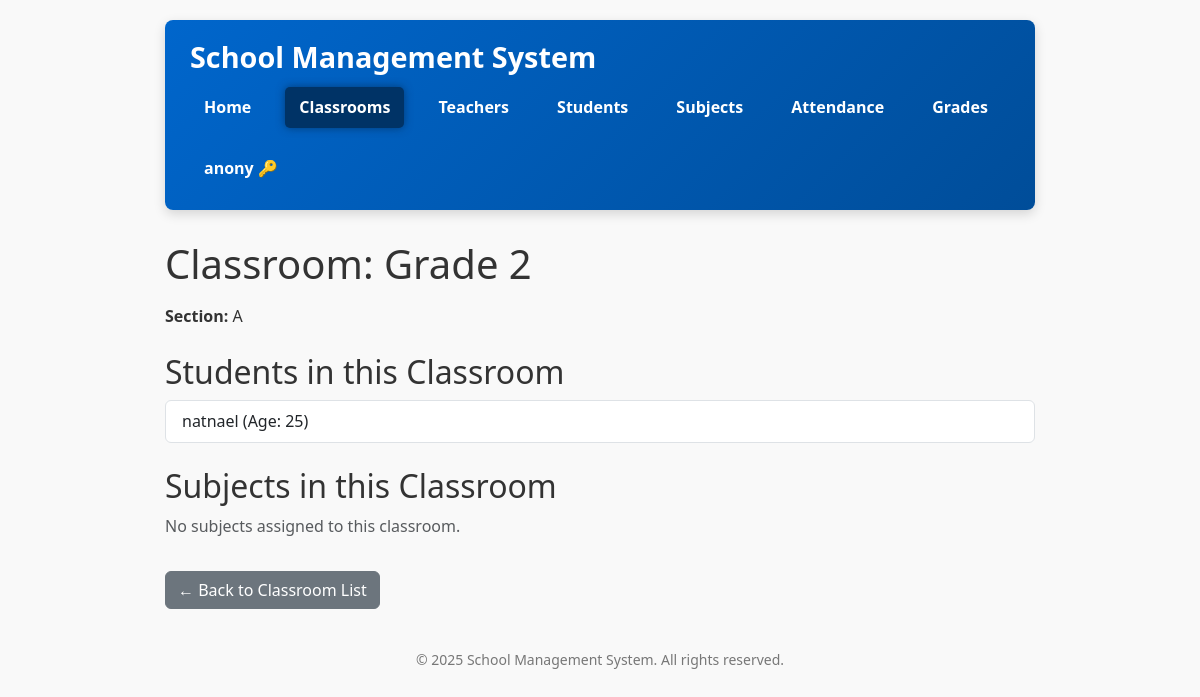
Page /classrooms/4/ (signed in) on the earlier database version.
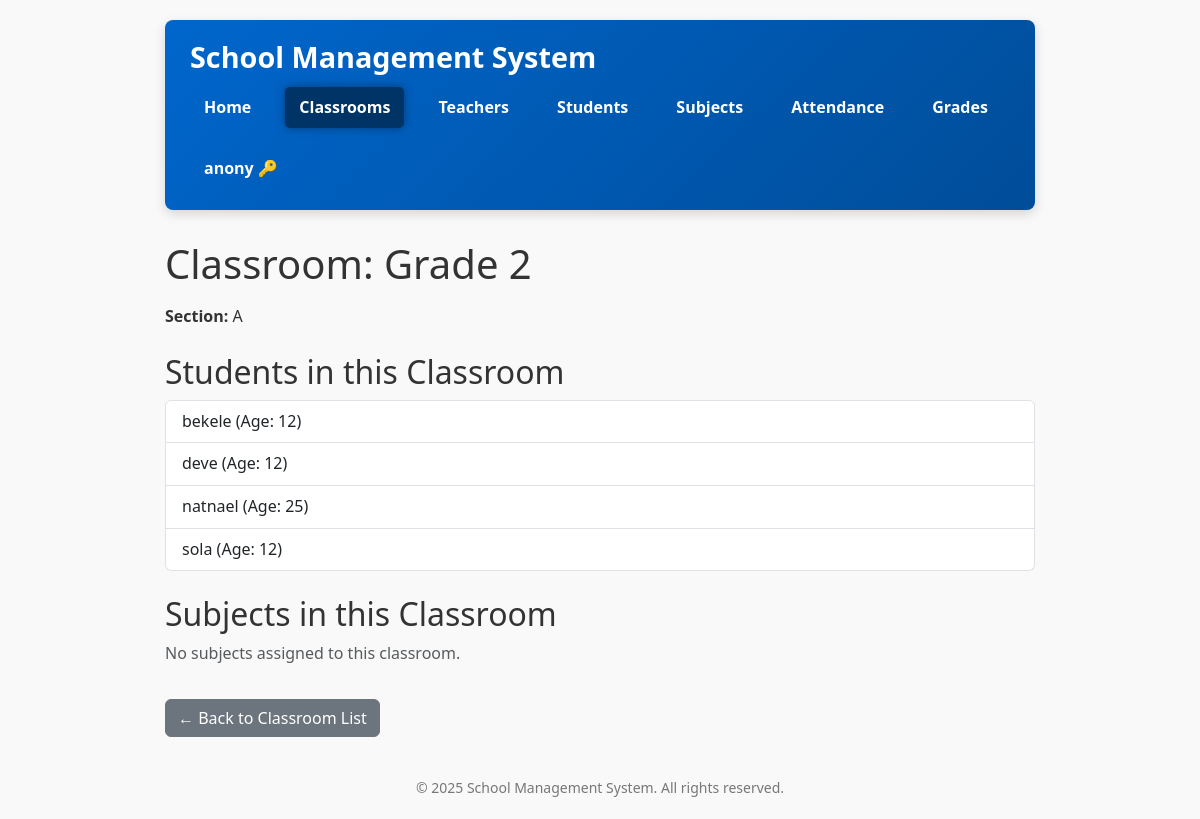
Same page on the later database version.
### school/models.py (models this page shows, shortened)
class Student(models.Model):
    user = models.OneToOneField(settings.AUTH_USER_MODEL, on_delete=models.CASCADE)
    GENDER_CHOICES = [('Male', 'Male'), ('Female', 'Female'), ('Other', 'Other')]
    name = models.CharField(max_length=100)
    age = models.PositiveIntegerField()
    gender = models.CharField(max_length=10, choices=GENDER_CHOICES)
    photo = models.ImageField(upload_to='student_photos/', blank=True, null=True)
    address = models.TextField(blank=True)
    parent_contact = models.CharField(max_length=20, blank=True)
    classroom = models.ForeignKey(ClassRoom, on_delete=models.CASCADE, related_name='students')
    class Meta:
        ordering = ['name']

### school/views.py (the view)
# urls.py: path('classrooms/<int:pk>/', views.classroom_detail, name='classroom_detail'),
@role_required(['Admin', 'Teacher'])
def classroom_detail(request, pk):
    classroom = get_object_or_404(ClassRoom, pk=pk)
    user = request.user
    if user.role == 'TEACHER':
        teacher = get_object_or_404(Teacher, user=user)
        if not classroom.subjects.filter(teachers=teacher).exists():
            return HttpResponseForbidden()
    students = Student.objects.filter(classroom=classroom)
    subjects = classroom.subjects.all()
    return render(request, 'school/classroom_detail.html', {
        'classroom': classroom,
        'students': students,
        'subjects': subjects,
    })

### school/views.py (called while the page is built)
def role_required(allowed_roles=[]):
    def decorator(view_func):
        @wraps(view_func)
        def wrapper(request, *args, **kwargs):
            user = request.user
            if not user.is_authenticated:
                return redirect('login')
            user_role = getattr(user, 'role', None)
            if user.is_superuser or (user_role and user_role.upper() in [r.upper() for r in allowed_roles]):
                return view_func(request, *args, **kwargs)
            return redirect('school:no_permission')
        return wrapper
    return decorator

### school/templates/school/classroom_detail.html (shortened to what this page needs)
{% extends 'school/base.html' %}
{% block content %}
<h1 class="mb-3">Classroom: {{ classroom.name }}</h1>
<p><strong>Section:</strong> {{ classroom.section }}</p>
<h2 class="mt-4">Students in this Classroom</h2>
{% if students %}
    <ul class="list-group mb-4">
        {% for student in students %}
            <li class="list-group-item">
                {{ student.name }} (Age: {{ student.age }})
            </li>
        {% endfor %}
    </ul>
{% else %}
    <p class="text-muted">No students enrolled in this classroom.</p>
{% endif %}
<h2 class="mt-4">Subjects in this Classroom</h2>
{% if subjects %}
    <ul class="list-group mb-4">
        {% for subject in subjects %}
            <li class="list-group-item">
                <a href="{% url 'school:subject_detail' subject.pk %}">{{ subject.name }}</a>
                {% if subject.teacher %}
                    - Taught by: <a href="{% url 'school:teacher_detail' subject.teacher.pk %}">{{ subject.teacher.name }}</a>
                {% endif %}
            </li>
        {% endfor %}
    </ul>
{% else %}
    <p class="text-muted">No subjects assigned to this classroom.</p>
{% endif %}
<a href="{% url 'school:classroom_list' %}" class="btn btn-secondary mt-3">← Back to Classroom List</a>
{% endblock %}

Differences in the rows shown:
added Student: name "bekele", age "12"
added Student: name "deve", age "12"
added Student: name "sola", age "12"
